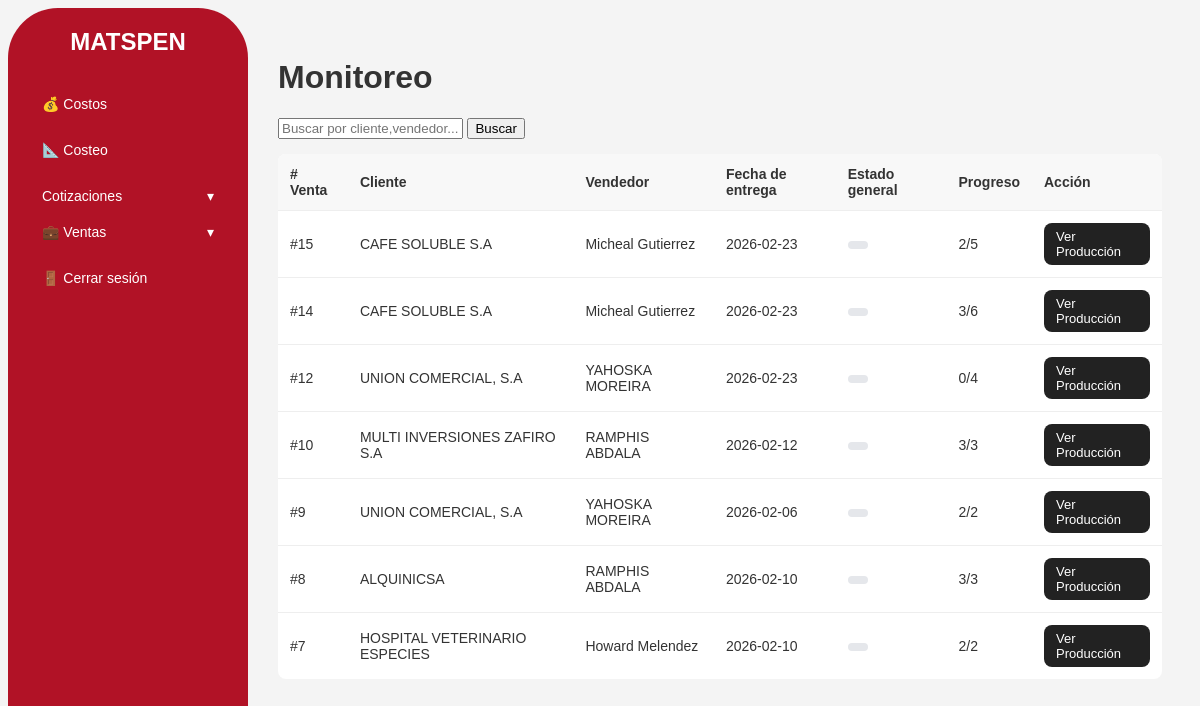
Before: /ventas/monitoreo (signed in) with the older database file.
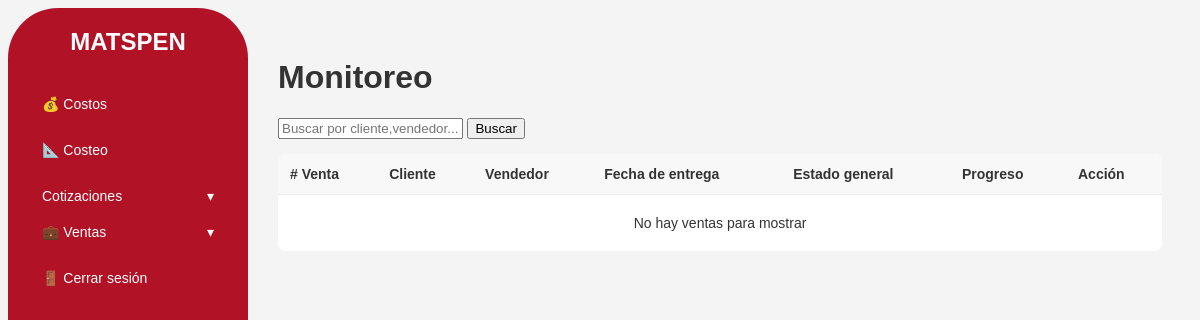
After: the same page with the newer database file.
### tables this page shows
CREATE TABLE "ventas"(id INTEGER PRIMARY KEY AUTOINCREMENT,fecha TEXT, vendedor Text, cliente TEXT, cotizacion TEXT, mont REAL, tipo TEXT NO NULL DEFAULT 'Offset');

### app.py (the view)
@app.route("/ventas/monitoreo")
def ventas_monitoreo():
    if "user_id" not in session :
        return redirect(url_for("login"))
    conn = get_db_connection()
    rows = conn.execute("""
        SELECT
          v.id,
          v.cliente,
          v.vendedor,
          v.fecha,
          (SELECT COUNT(*) FROM produccion_lineas pl
            WHERE pl.venta_id = v.id AND pl.estado = 'listo') AS lineas_listas,
          (SELECT COUNT(*) FROM produccion_lineas pl
            WHERE pl.venta_id = v.id) AS total_lineas
        FROM ventas v
        ORDER BY v.id DESC
    """).fetchall()
    conn.close()
    return render_template("monitoreo.html", ventas=rows)

### database.py (called while the page is built)
def get_db_connection():
    conn = sqlite3.connect(DB_PATH)
    conn.row_factory = sqlite3.Row
    return conn

### templates/monitoreo.html (shortened to what this page needs)
{% extends "base.html" %}
{% block content %}
<h1>Monitoreo</h1>
<form method="get" style="margin-bottom: 15px;">
    <input type="text" name="q" placeholder="Buscar por cliente,vendedor..." value="{{ request.args.get('q', '') }}">
    <button type="submit">
        Buscar
    </button>
</form>
<table>
    <thead class="table-head">
        <tr>
            <th># Venta</th>
            <th>Cliente</th>
            <th>Vendedor</th>
            <th>Fecha de entrega</th>
            <th>Estado general</th>
            <th>Progreso</th>
            <th>Acción</th>
        </tr>
    </thead>
    <tbody>
        {% if ventas %}
            {% for v in ventas %}
            <tr>
                <td>#{{ v.id }}</td>
                <td>{{ v.cliente }}</td>
                <td>{{ v.vendedor }}</td>
                <td>{{ v.fecha if v.fecha else '_' }}</td>
                <td>
                    {% if v.estado_general == 'finalizada' %}
                        <span class="badge badge-ok">Finalizada</span>
                    {% elif v.estado_general == 'aprobada' %}
                        <span class="badge badge-info">Aprobada</span>
                    {% elif v.estado_general == 'en_proceso' %}
                        <span class="badge badge-warning">En proceso</span>
                    {% else %}
                        <span class="badge badge-muted">{{ v.estado_general }}</span>
                    {% endif %}
                </td>
                <td>
                    {{ v.lineas_listas }}/{{ v.total_lineas }}
                </td>
                <td>
                    <a href="{{ url_for('ventas_produccion', venta_id=v.id) }}"
                       style="
                           display:inline-block;
                           padding:6px 12px;
                           background:#222;
                           color:white;
                           border-radius:8px;
                           font-size:13px;
                       ">
                        Ver Producción
                    </a>
                </td>
            </tr>
            {% endfor %}
            {% else %}
                 <tr>
                <td colspan="7" style="text-align:center; padding:20px;">
                    No hay ventas para mostrar
                </td>
            </tr>
        {% endif %}
    </tbody>
</table>
{% endblock %}

Changed rows visible on the page:
removed ventas: id "15", cliente "CAFE SOLUBLE S.A", vendedor "Micheal Gutierrez", fecha "2026-02-23", lineas_listas "2", total_lineas "5"
removed ventas: id "14", cliente "CAFE SOLUBLE S.A", vendedor "Micheal Gutierrez", fecha "2026-02-23", lineas_listas "3", total_lineas "6"
removed ventas: id "12", cliente "UNION COMERCIAL, S.A", vendedor "YAHOSKA MOREIRA", fecha "2026-02-23", lineas_listas "0", total_lineas "4"
removed ventas: id "10", cliente "MULTI INVERSIONES ZAFIRO S.A", vendedor "RAMPHIS ABDALA", fecha "2026-02-12", lineas_listas "3", total_lineas "3"
removed ventas: id "9", cliente "UNION COMERCIAL, S.A", vendedor "YAHOSKA MOREIRA", fecha "2026-02-06", lineas_listas "2", total_lineas "2"
removed ventas: id "8", cliente "ALQUINICSA", vendedor "RAMPHIS ABDALA", fecha "2026-02-10", lineas_listas "3", total_lineas "3"
removed ventas: id "7", cliente "HOSPITAL VETERINARIO ESPECIES", vendedor "Howard Melendez", fecha "2026-02-10", lineas_listas "2", total_lineas "2"
Other visible differences:
text now shown: "No hay ventas para mostrar"
